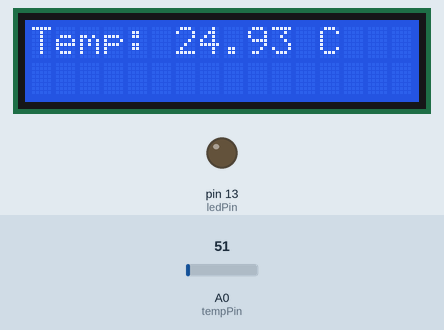
Bench run of a sketch on a simulated Arduino Uno, built with avr-gcc and run on an emulated ATmega328P. Parts: 16×2 character LCD, output pins drawn as LEDs (lit = HIGH). The test bench sets the inputs (shaded band); at power-on: A0 (tempPin) = 51. What the sketch prints to the serial monitor is not drawn.

Above: at 1.2 s.
1.3 s: A0 (tempPin) set to 66
At 2.7 s:
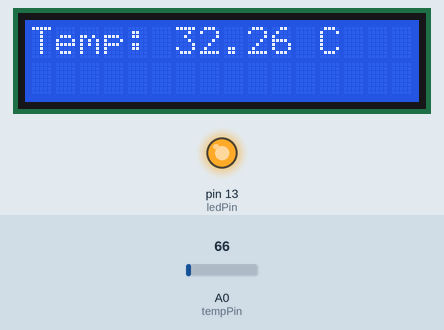
3.5 s: A0 (tempPin) set to 61
At 4.4 s:
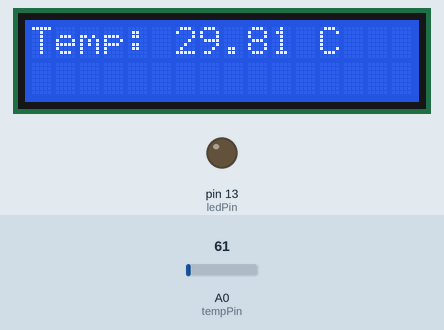
5.5 s: A0 (tempPin) set to 71
At 7.3 s:
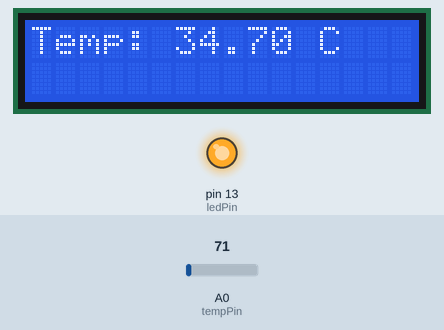
Timing chart, 0 to 8.8 s (numbered marks = the images above; inputs shaded):
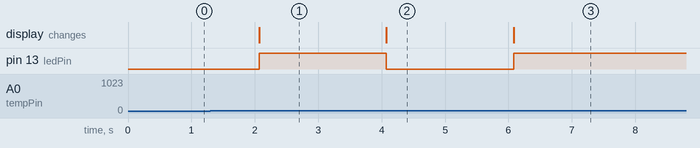

Measured:
- the behaviour switches between 61 and 62 on A0 (tempPin) (found by bisection; images 0 and 1)
- after the input at 1.3 s, pin 13 (ledPin): LOW → HIGH after 0.77 s; the display: changes after 0.77 s (image 1)
- after the input at 3.5 s, pin 13 (ledPin): HIGH → LOW after 0.58 s; the display: changes after 0.58 s (image 2)
- after the input at 5.5 s, pin 13 (ledPin): LOW → HIGH after 0.58 s; the display: changes after 0.58 s (image 3)

The sketch:

sketch_jul18a.ino
```cpp
#include <LiquidCrystal.h>  // Include the LCD library

// LCD pin configuration
const int lcdPinRS = 12;
const int lcdPinEN = 11;
const int lcdPinD4 = 5;
const int lcdPinD5 = 4;
const int lcdPinD6 = 3;
const int lcdPinD7 = 2;

// Initialize the LCD
LiquidCrystal lcd(lcdPinRS, lcdPinEN, lcdPinD4, lcdPinD5, lcdPinD6, lcdPinD7);

// Temperature sensor pin
const int tempPin = A0;

// LED pin
const int ledPin = 13;

// Temperature threshold
const float tempThreshold = 30.0;  // Temperature threshold in degrees Celsius

void setup() {
  // Start serial communication
  Serial.begin(9600);

  // Set up the LCD
  lcd.begin(16, 2);
  lcd.print("Temp: ");

  // Set LED pin as output
  pinMode(ledPin, OUTPUT);
  digitalWrite(ledPin, LOW);
}

void loop() {
  // Read temperature from the sensor
  int sensorValue = analogRead(tempPin);

  // Convert the analog reading to temperature (assuming LM35 sensor)
  float voltage = sensorValue * (5.0 / 1023.0);  // Convert to voltage
  float temperatureC = voltage * 100.0;          // Convert voltage to temperature

  // Display temperature on LCD
  lcd.setCursor(6, 0);
  lcd.print(temperatureC);
  lcd.print(" C   ");  // Extra spaces to clear previous readings

  // Print temperature to Serial Monitor for debugging
  Serial.print("Temperature: ");
  Serial.print(temperatureC);
  Serial.println(" C");

  // Check if temperature exceeds the threshold
  if (temperatureC > tempThreshold) {
    digitalWrite(ledPin, HIGH);  // Turn on LED if threshold exceeded
  } else {
    digitalWrite(ledPin, LOW);   // Turn off LED if below threshold
  }

  // Delay before the next loop iteration
  delay(1000);  // Delay for 1 second
}
```
